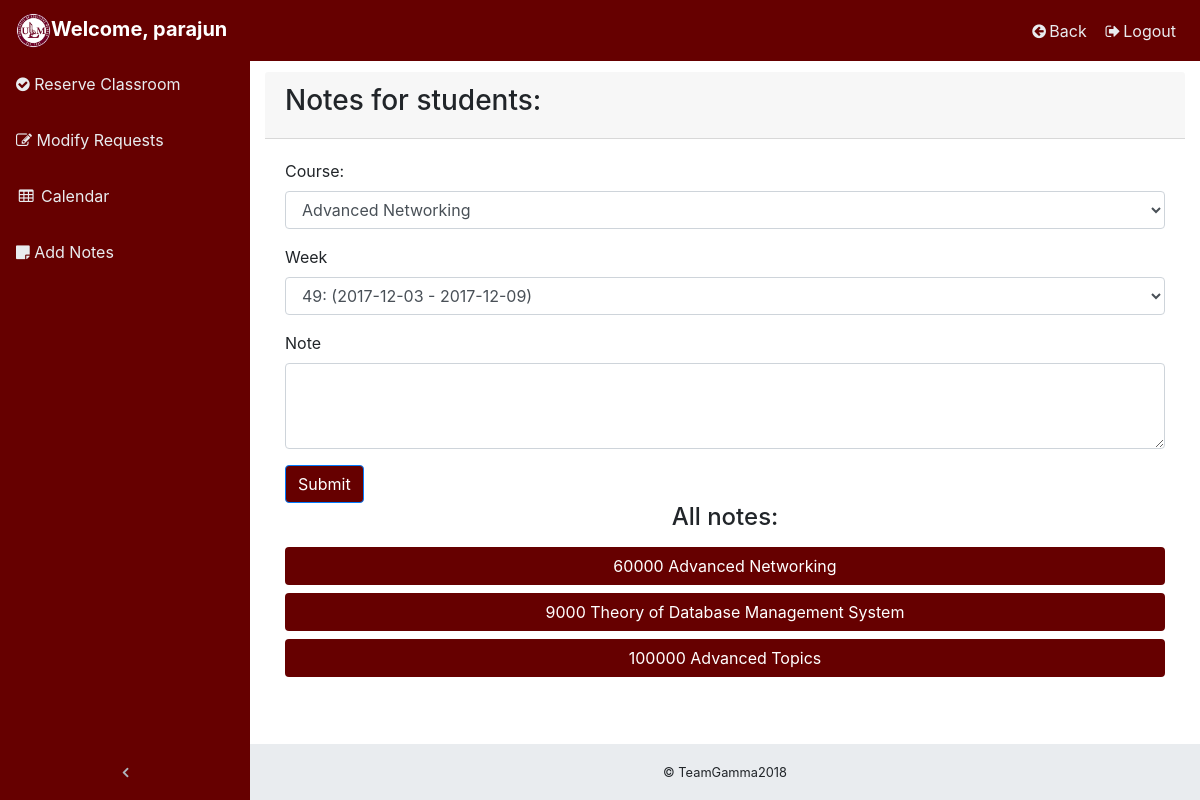
The app's page /Lead_notes.php (signed in) with its own data.
### tables this page shows
CREATE TABLE `course` (
  `Course_ID` int(11) NOT NULL,
  `Prefix` varchar(255) NOT NULL,
  `Number` int(11) NOT NULL,
  `Title` varchar(255) NOT NULL,
  `Teacher_CWID` int(11) NOT NULL,
  `Start_time` time NOT NULL,
  `End_time` time NOT NULL,
  `M` varchar(3) NOT NULL,
  `T` varchar(3) NOT NULL,
  `W` varchar(3) NOT NULL,
  `R` varchar(3) NOT NULL,
  `F` varchar(3) NOT NULL,
  `student_count` int(11) NOT NULL,
  `Lead_teacher` int(11) NOT NULL,
  `Semester_ID` int(11) NOT NULL
);

### classes/Teacher.php (called while the page is built, shortened)
<?php
	class Teacher
	{
		private $con;
		public function __construct($con, $email)
		{
			$this->con = $con;
		}
        public function getLatestSem()
		{
			$string = "SELECT ID, MAX(end_date) FROM semester LIMIT 1";
			$query = mysqli_query($this->con, $string);
			$sem = mysqli_fetch_assoc($query);
			return $sem['ID'];
		}
		public function classesNow($id)
		{
			$clases = array();
			$semester = $this->getLatestSem();
			$sql = "SELECT DISTINCT Prefix, Number, Course_ID, Title  FROM course WHERE Semester_ID = $semester and Teacher_CWID = $id;";
			$res = mysqli_query($this->con, $sql);
				while($class = mysqli_fetch_assoc($res)){
					$oneClass = array();
					$oneClass['Prefix'] = $class['Prefix'];
					$oneClass['Number'] = $class['Number'];
					$oneClass['Course_ID'] = $class['Course_ID'];
					$oneClass['Title'] = $class['Title'];
					$clases[] = $oneClass;
				}
			return $clases;
		}
		public function getID($email)
		{
			$sql = "SELECT DISTINCT CWID from person where email = '$email';";
			$res = mysqli_query($this->con, $sql);
			if ($id = mysqli_fetch_assoc($res)){
				$CWID = $id['CWID'];
				return $CWID;
			}
			else{
				echo "Mistake";
			}
		}
		public function weeks(){
			$weeks = array();
			$semester = $this->getLatestSem();
			$sql = "SELECT ID, start_date, end_date FROM week WHERE semester_ID = $semester";
			$res = mysqli_query($this->con, $sql);
				while($week = mysqli_fetch_assoc($res)){
					$oneWeek = array();
					$oneWeek['ID'] = $week['ID'];
					$oneWeek['start_date'] = $week['start_date'];
					$oneWeek['end_date'] = $week['end_date'];
					$weeks[] = $oneWeek;
				}
			return $weeks;
		}
	}
?>

### Lead_notes.php (the view, shortened to what this page needs)
<?php
  require 'check_privilege.php';
  require 'classes/Teacher.php';
?>
<!DOCTYPE html>
<html>
<head>
<link rel="stylesheet" href="https://cdnjs.cloudflare.com/ajax/libs/fullcalendar/3.4.0/fullcalendar.css" />
  <link href="vendor/bootstrap/css/bootstrap.min.css" rel="stylesheet">
  <link href="vendor/font-awesome/css/font-awesome.min.css" rel="stylesheet" type="text/css">
  <link href="css/sb-admin.css" rel="stylesheet">
</head>
<body class="fixed-nav sticky-footer bg-dark" id="page-top">
  <nav class="navbar navbar-expand-lg navbar-dark bg-dark fixed-top" id="mainNav">
    <a class="navbar-brand" href="admin_page.php"><img id="logo" src="ulm_logo_new.png"><strong><?php echo "Welcome, ". $_SESSION['username']?></strong></a>
    <div class="collapse navbar-collapse" id="navbarResponsive">
      <ul class="navbar-nav navbar-sidenav" id="exampleAccordion">
        <li class="nav-item" data-toggle="tooltip" data-placement="right" title="Requests">
          <a class="nav-link" href="lead_register.php">
            <i class="fa fa-check-circle"></i>
            <span class="nav-link-text">Reserve Classroom</span>
          </a>
        </li>
        <li class="nav-item" data-toggle="tooltip" data-placement="right" title="Modify Requests">
          <a class="nav-link" href="modify_event.php">
            <i class="fa fa-edit"></i>
            <span class="nav-link-text">Modify Requests</span>
          </a>
        </li>
        <li class="nav-item" data-toggle="tooltip" data-placement="right" title="Calendar">
          <a class="nav-link" href="teachview.php">
            <i class="fa fa-fw fa-table"></i>
            <span class="nav-link-text">Calendar</span>
          </a>
        </li>
        <li class="nav-item" data-toggle="tooltip" data-placement="right" title="Add Notes">
          <a class="nav-link" href="lead_Notes.php">
            <i class="fa fa-sticky-note"></i>
            <span class="nav-link-text">Add Notes</span>
          </a>
        </li>
      </ul>
      <ul class="navbar-nav sidenav-toggler">
        <li class="nav-item">
          <a class="nav-link text-center" id="sidenavToggler">
            <i class="fa fa-fw fa-angle-left"></i>
          </a>
        </li>
      </ul>
      <ul class="navbar-nav ml-auto">
        <li class="nav-item">
          <a class="nav-link" href = "javascript:history.go(-1)"onMouseOver"self.status.referrer;return true" data-target="#exampleModal">
            <i class="fa fa-fw fa-arrow-circle-left"></i>Back</a>
        </li>
        <li class="nav-item">
          <a class="nav-link" data-toggle="modal" data-target="#exampleModal">
            <i class="fa fa-fw fa-sign-out"></i>Logout</a>
        </li>
      </ul>
    </div>
  </nav>
  <div class="content-wrapper">
    <div class="container" >
  <div class="card-header">
    <h3>Notes for students:</h3>
  </div>
  <div class="card-body">
    <form method="post" action="noteHelp.php">
      <div class="form-group">
        <label for="exampleFormControlSelect1">Course:</label>
        <select class="form-control" id="exampleFormControlSelect1" name="Course">
          <?php
        $teacher = new Teacher($con, $_SESSION['email']);
        $myId = $teacher->getID($_SESSION['email']);
        $myClasses = $teacher->classesNow($myId);
        if(!empty($myClasses)){
          foreach($myClasses as $class => $details){
          $Course_ID = $details['Course_ID'];
          $Title = $details['Title'];
          echo "<option value = '$Course_ID'> $Title  </option> ";
          }
        }
        echo "</select>
           </div>";
      echo "<div class='form-group'>
        <label for='exampleFormControlSelect2'>Week</label>
        <select class='form-control' id='exampleFormControlSelect2' name = 'Week'>";
        $weeks = $teacher->weeks();
          if(!empty($weeks)){
          foreach($weeks as $week => $details){
            $start_date = $details['start_date'];
          $end_date = $details['end_date'];
          $ID = $details['ID'];
          echo "<option value = $ID>$ID: ($start_date - $end_date) </option> ";
          }
        }
       echo " </select>
         </div>";
         ?>
      <div class="form-group">
        <label for="Note">Note</label>
        <textarea class="form-control" id="exampleFormControlTextarea1" name="Note" rows="3"></textarea>
      </div>
       <button type="submit" name = "save" class="btn btn-primary">Submit</button>
    </form>
    <h4 align="center">All notes:</h4>
    <?php
    if(!empty($myClasses)){
          foreach($myClasses as $class => $details){
          $Course_ID = $details['Course_ID'];
          $Title = $details['Title'];
          echo "
          <button class='btn btn-classlist' type='button' data-toggle='collapse' data-target='#$Course_ID' aria-expanded='false' aria-controls='$Course_ID'>
              $Course_ID $Title
          </button><br>
          <div id ='$Course_ID' class='collapse'>
          <table class='table table-hover'>
              <thead>
              <tr>
                  <th scope='col'>Week</th>
                  <th scope='col'>Note</th>
                </tr>
              </thead>
              <tbody> ";
          echo "</tbody>
            </table>
            </div>
            ";
          }
        }
    ?>
    </div>
</div>
      </div>
    <footer class="sticky-footer">
      <div class="container">
        <div class="text-center">
          <small> © TeamGamma<?php echo @date("Y"); ?></small>
        </div>
      </div>
    </footer>
</body>
</html>

### css/sb-admin.css (style rules this page uses)
html { position: relative; min-height: 100%; }
body { overflow-x: hidden; }
body.sticky-footer { margin-bottom: 56px; }
body.sticky-footer .content-wrapper { min-height: calc(100vh - 56px - 56px); }
body.fixed-nav { padding-top: 56px; }
.content-wrapper { min-height: calc(100vh - 56px); padding-top: 1rem; }
#mainNav .navbar-collapse { overflow: auto; max-height: 75vh; }
#mainNav .navbar-collapse .navbar-nav .nav-item .nav-link { cursor: pointer; }
#mainNav .navbar-collapse .sidenav-toggler { display: none; }
@media (min-width: 992px) { #mainNav .navbar-brand { width: 250px; } }
@media (min-width: 992px) { #mainNav .navbar-collapse { overflow: visible; max-height: none; } }
@media (min-width: 992px) { #mainNav .navbar-collapse .navbar-sidenav { position: absolute; top: 0; left: 0; -webkit-flex-direction: column; -ms-flex-direction: column; flex-direction: column; margin-top: 56px; } }
@media (min-width: 992px) { #mainNav .navbar-collapse .navbar-sidenav > .nav-item { width: 250px; padding: 0; } }
@media (min-width: 992px) { #mainNav .navbar-collapse .navbar-sidenav > .nav-item > .nav-link { padding: 1em; } }
#mainNav.fixed-top .sidenav-toggler { display: none; }
@media (min-width: 992px) { #mainNav.fixed-top .navbar-sidenav { height: calc(100vh - 112px); } }
@media (min-width: 992px) { #mainNav.fixed-top .sidenav-toggler { position: absolute; top: 0; left: 0; display: flex; -webkit-flex-direction: column; -ms-flex-direction: column; flex-direction: column; margin-top: calc(100vh - 56px); } }
@media (min-width: 992px) { #mainNav.fixed-top .sidenav-toggler > .nav-item { width: 250px; padding: 0; } }
@media (min-width: 992px) { #mainNav.fixed-top .sidenav-toggler > .nav-item > .nav-link { padding: 1em; } }
#mainNav.fixed-top.navbar-dark .sidenav-toggler { background-color: #212529; }
#mainNav.fixed-top.navbar-dark .sidenav-toggler a i { color: #adb5bd; }
.content-wrapper { overflow-x: hidden; background: white; }
@media (min-width: 992px) { .content-wrapper { margin-left: 250px; } }
#sidenavToggler i { font-weight: 800; }
#mainNav.navbar-dark .navbar-collapse .navbar-sidenav > .nav-item > .nav-link { color: #868e96; }
@media (min-width: 992px) { #mainNav.navbar-dark .navbar-collapse .navbar-sidenav { background: #343a40; } }
footer.sticky-footer { position: absolute; right: 0; bottom: 0; width: 100%; height: 56px; background-color: #e9ecef; line-height: 55px; }
@media (min-width: 992px) { footer.sticky-footer { width: calc(100% - 250px); } }

### Lead_notes.php (style rules this page uses)
.btn-primary { background: #660000; color: #ffffff; }
.bg-dark { background: #660000 !important; }
.navbar-sidenav { background: #660000 !important; }
#sidenavToggler { background: #660000 !important; }
#logo { height: 35px; }
#mainNav.navbar-dark .navbar-collapse .navbar-sidenav > .nav-item > .nav-link { color: #e9ecef; }
.navbar-dark .navbar-nav .nav-link { color: #e9ecef; }
.btn-classlist { background: #660000; color: #fff; margin-top: .5em; width: 100%; }

### records on screen
course: Course_ID "60000", Title "Advanced Networking"
course: Course_ID "9000", Title "Theory of Database Management System"
course: Course_ID "100000", Title "Advanced Topics"

### other values on screen
$_SESSION['username'] "parajun"
form field Course "Advanced Networking"
form field Week "49: (2017-12-03 - 2017-12-09)"
